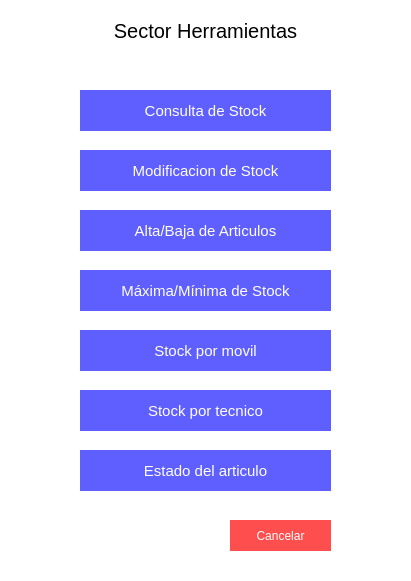
<?xml version="1.0" encoding="UTF-8"?>
<ui version="4.0">
 <class>Form</class>
 <widget class="QWidget" name="Form">
  <property name="geometry">
   <rect>
    <x>0</x>
    <y>0</y>
    <width>411</width>
    <height>581</height>
   </rect>
  </property>
  <property name="windowTitle">
   <string>Form</string>
  </property>
  <property name="styleSheet">
   <string notr="true">background-color:white;</string>
  </property>
  <widget class="QPushButton" name="he_btn_option_3">
   <property name="geometry">
    <rect>
     <x>80</x>
     <y>210</y>
     <width>251</width>
     <height>41</height>
    </rect>
   </property>
   <property name="styleSheet">
    <string notr="true">background-color:#5f5fff;
color:white;
border:none;
font-size:15px;</string>
   </property>
   <property name="text">
    <string>Alta/Baja de Articulos</string>
   </property>
   <property name="iconSize">
    <size>
     <width>16</width>
     <height>20</height>
    </size>
   </property>
   <property name="flat">
    <bool>false</bool>
   </property>
  </widget>
  <widget class="QPushButton" name="he_btn_option_2">
   <property name="geometry">
    <rect>
     <x>80</x>
     <y>150</y>
     <width>251</width>
     <height>41</height>
    </rect>
   </property>
   <property name="styleSheet">
    <string notr="true">background-color:#5f5fff;
color:white;
border:none;
font-size:15px;</string>
   </property>
   <property name="text">
    <string>Modificacion de Stock</string>
   </property>
   <property name="iconSize">
    <size>
     <width>16</width>
     <height>20</height>
    </size>
   </property>
   <property name="flat">
    <bool>false</bool>
   </property>
  </widget>
  <widget class="QPushButton" name="he_btn_option_5">
   <property name="geometry">
    <rect>
     <x>80</x>
     <y>330</y>
     <width>251</width>
     <height>41</height>
    </rect>
   </property>
   <property name="styleSheet">
    <string notr="true">background-color:#5f5fff;
color:white;
border:none;
font-size:15px;</string>
   </property>
   <property name="text">
    <string>Stock por movil</string>
   </property>
   <property name="iconSize">
    <size>
     <width>16</width>
     <height>20</height>
    </size>
   </property>
   <property name="flat">
    <bool>false</bool>
   </property>
  </widget>
  <widget class="QPushButton" name="he_btn_option_7">
   <property name="geometry">
    <rect>
     <x>80</x>
     <y>450</y>
     <width>251</width>
     <height>41</height>
    </rect>
   </property>
   <property name="styleSheet">
    <string notr="true">background-color:#5f5fff;
color:white;
border:none;
font-size:15px;</string>
   </property>
   <property name="text">
    <string>Estado del articulo</string>
   </property>
   <property name="iconSize">
    <size>
     <width>16</width>
     <height>20</height>
    </size>
   </property>
   <property name="flat">
    <bool>false</bool>
   </property>
  </widget>
  <widget class="QPushButton" name="he_btn_option_6">
   <property name="geometry">
    <rect>
     <x>80</x>
     <y>390</y>
     <width>251</width>
     <height>41</height>
    </rect>
   </property>
   <property name="styleSheet">
    <string notr="true">background-color:#5f5fff;
color:white;
border:none;
font-size:15px;</string>
   </property>
   <property name="text">
    <string>Stock por tecnico</string>
   </property>
   <property name="iconSize">
    <size>
     <width>16</width>
     <height>20</height>
    </size>
   </property>
   <property name="flat">
    <bool>false</bool>
   </property>
  </widget>
  <widget class="QPushButton" name="he_btn_option_1">
   <property name="geometry">
    <rect>
     <x>80</x>
     <y>90</y>
     <width>251</width>
     <height>41</height>
    </rect>
   </property>
   <property name="styleSheet">
    <string notr="true">background-color:#5f5fff;
color:white;
border:none;
font-size:15px;</string>
   </property>
   <property name="text">
    <string>Consulta de Stock</string>
   </property>
   <property name="iconSize">
    <size>
     <width>16</width>
     <height>20</height>
    </size>
   </property>
   <property name="flat">
    <bool>false</bool>
   </property>
  </widget>
  <widget class="QPushButton" name="he_btn_cancelar">
   <property name="geometry">
    <rect>
     <x>230</x>
     <y>520</y>
     <width>101</width>
     <height>31</height>
    </rect>
   </property>
   <property name="styleSheet">
    <string notr="true">color:white;
background-color:#ff4e4e;
border:none;</string>
   </property>
   <property name="text">
    <string>Cancelar</string>
   </property>
  </widget>
  <widget class="QPushButton" name="he_btn_option_4">
   <property name="geometry">
    <rect>
     <x>80</x>
     <y>270</y>
     <width>251</width>
     <height>41</height>
    </rect>
   </property>
   <property name="styleSheet">
    <string notr="true">background-color:#5f5fff;
color:white;
border:none;
font-size:15px;</string>
   </property>
   <property name="text">
    <string>Máxima/Mínima de Stock</string>
   </property>
   <property name="iconSize">
    <size>
     <width>16</width>
     <height>20</height>
    </size>
   </property>
   <property name="flat">
    <bool>false</bool>
   </property>
  </widget>
  <widget class="QLabel" name="label">
   <property name="geometry">
    <rect>
     <x>90</x>
     <y>10</y>
     <width>231</width>
     <height>41</height>
    </rect>
   </property>
   <property name="styleSheet">
    <string notr="true">font-size:20px;
</string>
   </property>
   <property name="text">
    <string>Sector Herramientas</string>
   </property>
   <property name="alignment">
    <set>Qt::AlignCenter</set>
   </property>
  </widget>
 </widget>
 <resources/>
 <connections/>
</ui>
